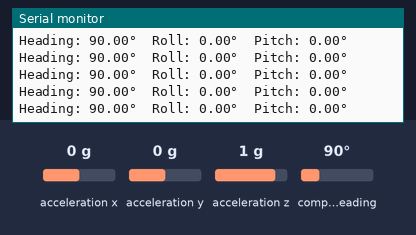
Recording of a sketch running on a simulated ESP32. Parts: the last lines printed to the serial monitor. The inputs (shaded band) are chosen by the test bench; at power-on: acceleration x 0 g, acceleration y 0 g, acceleration z 1 g, compass heading 90°.

Above: at 2.2 s.
2.3 s: acceleration x set to -1.4 g
At 2.33 s:
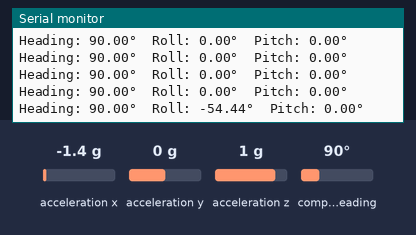
3.8 s: acceleration y set to -1.4 g
At 3.85 s:
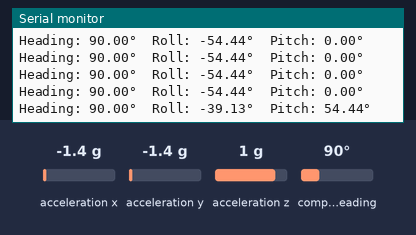
5.3 s: acceleration z set to -1.4 g
At 5.38 s:
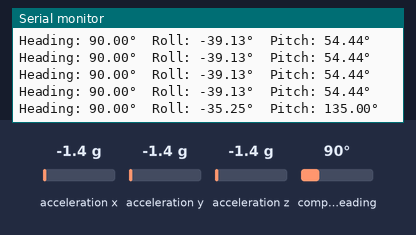
6.8 s: compass heading set to 7°
At 6.8 s:
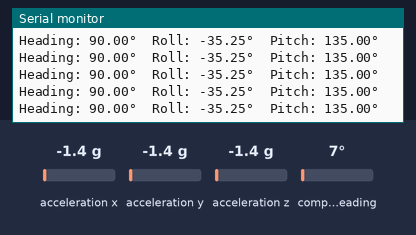
Timing chart, 0 to 9.3 s (numbered marks = the images above; inputs shaded):
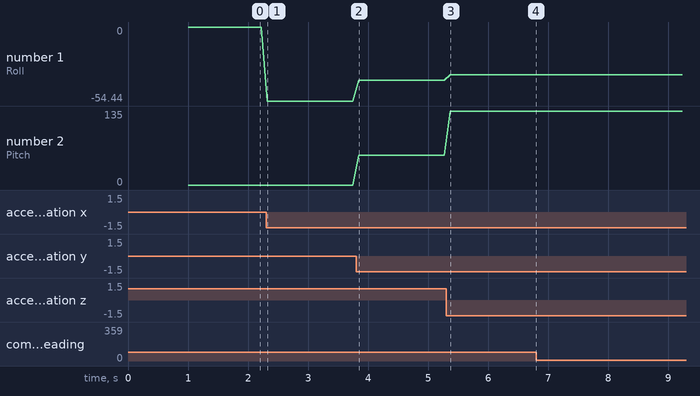

The sketch:

esp32bno055test.ino
```cpp
// The purpose of this code is to just validate the ESP32 can be uploaded to - kinda just a preliminary test
// H.M.Phan - Robonyx - 15/9/24
// SBR2 Passed

#include <Wire.h>
#include <Adafruit_Sensor.h>
#include <Adafruit_BNO055.h>

// Create the BNO055 object using the default I2C address (0x28 or 0x29)
Adafruit_BNO055 bno = Adafruit_BNO055(55, 0x28);

void setup() {
  Serial.begin(115200);
  while (!Serial) {
    delay(10); // Wait for Serial to initialize
  }

  // Initialize the BNO055 sensor
  if (!bno.begin()) {
    Serial.println("Error initializing BNO055! Check your connections.");
    while (1);
  }

  delay(1000); // Allow sensor initialization

  // Use external crystal oscillator
  bno.setExtCrystalUse(true);

  Serial.println("BNO055 sensor initialized successfully!");
}

void loop() {
  sensors_event_t orientationData;
  bno.getEvent(&orientationData);

  // Print Euler angles: Heading (X), Roll (Y), Pitch (Z)
  Serial.print("Heading: ");
  Serial.print(orientationData.orientation.x);
  Serial.print("°\tRoll: ");
  Serial.print(orientationData.orientation.y);
  Serial.print("°\tPitch: ");
  Serial.print(orientationData.orientation.z);
  Serial.println("°");

  delay(100); // Delay between readings
}
```

Measured:
- after the input at 2.3 s, the serial monitor: prints a new line at once (image 1)
- after the input at 3.8 s, the serial monitor: prints a new line after 0.05 s (image 2)
- after the input at 5.3 s, the serial monitor: prints a new line after 0.07 s (image 3)
- plotted number 1: 0 → -54.44 after the input at 2.3 s, -54.44 → -39.13 after the input at 3.8 s, -39.13 → -35.25 after the input at 5.3 s
- plotted number 2: 0 → 54.44 after the input at 3.8 s, 54.44 → 135 after the input at 5.3 s
